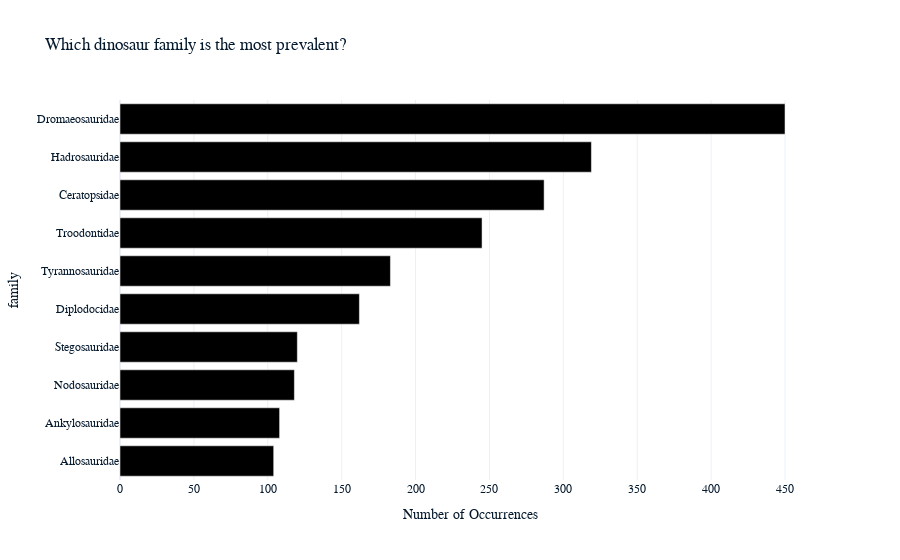

The cell this chart's notebook holds for it:
### Markdown cell above
#### 3. Which dinosaur family is the most prevalent?

### Code cell
# Count the occurrences of each dinosaur class
class_counts = df['family'].value_counts()

# Get the top 10 most prevalent dinosaur classes
top_family = class_counts.head(10)

# Create a bar chart for the top 10 dinosaur classes
fig = px.bar(top_family,
             orientation='h',
             title='Which dinosaur family is the most prevalent?', 
             labels={'index': 'Dinosaur Family', 'value': 'Number of Occurrences'},
             color_discrete_sequence=['black'])

# Update layout for a clean black and white look
fig.update_layout(plot_bgcolor='white', paper_bgcolor='white', yaxis={'categoryorder': 'total ascending'}, showlegend=False)

fig.show()

### Figure 1 — Plotly figure (JSON) as saved in the notebook; plotly's stock layout.template omitted (floating-point values rounded to 4 significant figures)
{"data": [{"alignmentgroup": "True", "hovertemplate": "variable=count<br>Number of Occurrences=%{x}<br>family=%{y}<extra></extra>", "legendgroup": "count", "marker": {"color": "black", "pattern": {"shape": ""}}, "name": "count", "offsetgroup": "count", "orientation": "h", "showlegend": true, "textposition": "auto", "x": [450, 319, 287, 245, 183, 162, 120, 118, 108, 104], "xaxis": "x", "y": ["Dromaeosauridae", "Hadrosauridae", "Ceratopsidae", "Troodontidae", "Tyrannosauridae", "Diplodocidae", "Stegosauridae", "Nodosauridae", "Ankylosauridae", "Allosauridae"], "yaxis": "y", "type": "bar"}], "layout": {"xaxis": {"anchor": "y", "domain": [0, 1], "title": {"text": "Number of Occurrences"}}, "yaxis": {"anchor": "x", "domain": [0, 1], "title": {"text": "family"}, "categoryorder": "total ascending"}, "legend": {"title": {"text": "variable"}, "tracegroupgap": 0}, "title": {"text": "Which dinosaur family is the most prevalent?"}, "barmode": "relative", "plot_bgcolor": "white", "paper_bgcolor": "white", "showlegend": false}}
